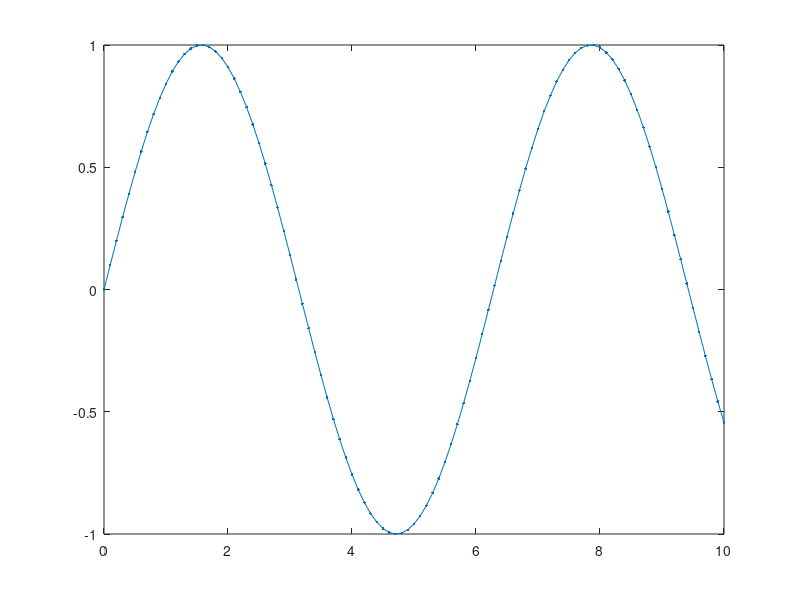

Source code (MATLAB): (Note: this script raises an error after producing the figure.)
x = 0 : 0.1 : 10;
y = sin(x);
plot(x, y, '.-')
%%
y1 = randoom(y, 0.1);
plot(x, y, '.-', x,y1,'.-.')
grid on
%%
y2 = medfilt1(y1, 3);
plot(x, y1, '.-', x,y2,'.-.')
grid on
%%
y3 = medfilt1_(y1, 3);
plot(x, y1, '.-', x,y2,'.-', x, y3, '.-.g')
grid on